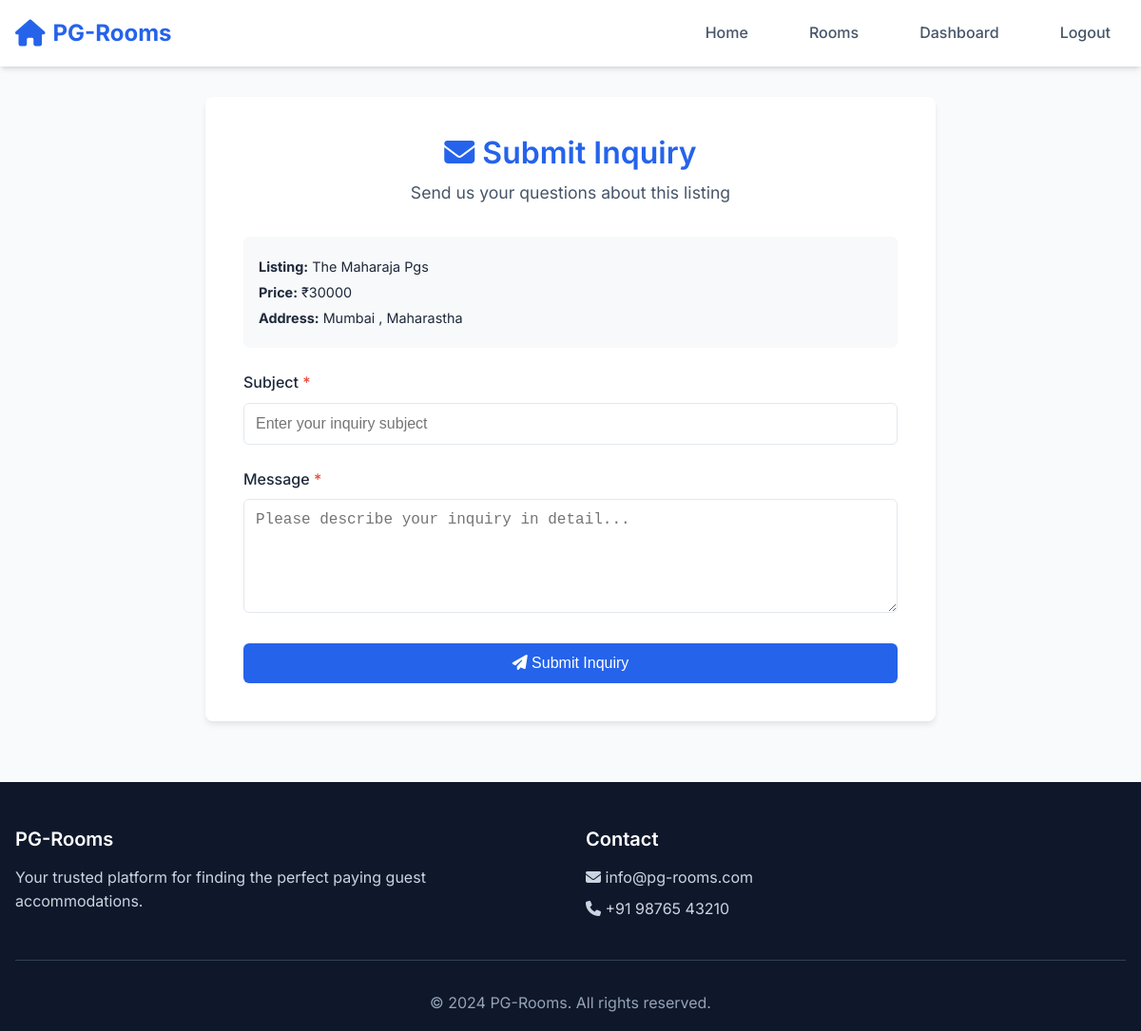
The page /pages/inquire.php?lid=15&title=The+Maharaja+Pgs&price=30000 (signed in) on the database its author committed.
### tables this page shows
CREATE TABLE `listing` (
  `lid` int(11) NOT NULL,
  `title` varchar(100) NOT NULL,
  `price` decimal(20,0) NOT NULL,
  `ladd` varchar(50) NOT NULL,
  `stype` varchar(20) NOT NULL,
  `wifi` varchar(40) NOT NULL,
  `ac` varchar(20) NOT NULL,
  `food` varchar(20) NOT NULL,
  `parking` varchar(20) NOT NULL,
  `gym` varchar(20) NOT NULL,
  `securitry` varchar(20) NOT NULL,
  `limage` varchar(255) NOT NULL,
  `ldesc` varchar(255) NOT NULL,
  `aid` int(10) NOT NULL
);

### pages/inquire.php (the view, shortened to what this page needs)
<?php
require_once '../database/dbcon.php';
$listing_id = isset($_GET['lid']) ? intval($_GET['lid']) : 0;
$listing_sql = "SELECT lid, title, price, ladd, aid FROM listing WHERE lid = $listing_id";
$listing_result = mysqli_query($conn, $listing_sql);
$listing = mysqli_fetch_assoc($listing_result);
?>
<!DOCTYPE html>
<html lang="en">
<head>
    <link rel="stylesheet" href="../assets/css/main.css">
    <link rel="stylesheet" href="../assets/css/responsive.css">
    <link rel="stylesheet" href="https://cdnjs.cloudflare.com/ajax/libs/font-awesome/6.4.0/css/all.min.css">
</head>
<body>
    <nav class="navbar">
        <div class="container">
            <div class="navbar-container">
                <a href="../index.php" class="navbar-brand">
                    <i class="fas fa-home"></i>
                    <span>PG-Rooms</span>
                </a>
                <ul class="navbar-nav">
                    <li><a href="../index.php" class="nav-link">Home</a></li>
                    <li><a href="Listing.php" class="nav-link">Rooms</a></li>
                    <li><a href="dashboard.php" class="nav-link">Dashboard</a></li>
                    <li><a href="logout.php" class="nav-link">Logout</a></li>
                </ul>
            </div>
        </div>
    </nav>
    <div class="inquiry-container">
        <div class="inquiry-form">
            <div class="form-header">
                <h2><i class="fas fa-envelope"></i> Submit Inquiry</h2>
                <p>Send us your questions about this listing</p>
            </div>
            <div class="user-info-display">
                <p><strong>Listing:</strong> <?php echo htmlspecialchars($listing['title']); ?></p>
                <p><strong>Price:</strong> ₹<?php echo htmlspecialchars($listing['price']); ?></p>
                <p><strong>Address:</strong> <?php echo htmlspecialchars($listing['ladd']); ?></p>
            </div>
            <form method="POST" action="inquire.php?lid=<?php echo $listing_id; ?>">
                <div class="form-group">
                    <label for="subject">Subject <span class="required">*</span></label>
                    <input type="text" id="subject" name="subject" required
                           placeholder="Enter your inquiry subject"
                           value="<?php echo isset($_POST['subject']) ? htmlspecialchars($_POST['subject']) : ''; ?>">
                </div>
                <div class="form-group">
                    <label for="message">Message <span class="required">*</span></label>
                    <textarea id="message" name="message" required
                              placeholder="Please describe your inquiry in detail..."><?php echo isset($_POST['message']) ? htmlspecialchars($_POST['message']) : ''; ?></textarea>
                </div>
                <button type="submit" name="submit_inquiry" class="btn-submit">
                    <i class="fas fa-paper-plane"></i> Submit Inquiry
                </button>
            </form>
        </div>
    </div>
    <footer class="footer">
        <div class="container">
            <div class="footer-content">
                <div class="footer-section">
                    <h5>PG-Rooms</h5>
                    <p>Your trusted platform for finding the perfect paying guest accommodations.</p>
                </div>
                <div class="footer-section">
                    <h5>Contact</h5>
                    <p><i class="fas fa-envelope"></i> info@pg-rooms.com</p>
                    <p><i class="fas fa-phone"></i> +91 98765 43210</p>
                </div>
            </div>
            <div class="footer-bottom">
                <p>&copy; 2024 PG-Rooms. All rights reserved.</p>
            </div>
        </div>
    </footer>
</body>
</html>

### assets/css/main.css (style rules this page uses)
:root { --primary-color: #2563eb; --secondary-color: #64748b; --accent-color: #f59e0b; --success-color: #10b981; --danger-color: #ef4444; --warning-color: #f59e0b; --info-color: #3b82f6; --text-primary: #1e293b; --text-secondary: #475569; --text-muted: #94a3b8; --bg-primary: #ffffff; --bg-secondary: #f8fafc; --bg-dark: #0f172a; --border-color: #e2e8f0; --shadow-sm: 0 1px 2px 0 rgb(0 0 0 / 0.05); --shadow-md: 0 4px 6px -1px rgb(0 0 0 / 0.1), 0 2px 4px -2px rgb(0 0 0 / 0.1); --shadow-lg: 0 10px 15px -3px rgb(0 0 0 / 0.1), 0 4px 6px -4px rgb(0 0 0 / 0.1); --border-radius: 0.375rem; --border-radius-lg: 0.5rem; --font-family: 'Inter', -apple-system, BlinkMacSystemFont, 'Segoe UI', Roboto, sans-serif; }
* { margin: 0; padding: 0; box-sizing: border-box; }
body { font-family: var(--font-family); line-height: 1.6; color: var(--text-primary); background-color: var(--bg-secondary); }
a { text-decoration: none; color: inherit; }
ul { list-style: none; }
h1, h2, h3, h4, h5, h6 { font-weight: 600; line-height: 1.2; margin-bottom: 0.5rem; }
h2 { font-size: 2rem; }
h5 { font-size: 1.25rem; }
.container { max-width: 1200px; margin: 0 auto; padding: 0 1rem; }
.navbar { background: var(--bg-primary); box-shadow: var(--shadow-md); position: sticky; top: 0; z-index: 1000; }
.navbar-container { display: flex; align-items: center; justify-content: space-between; padding: 1rem 0; }
.navbar-brand { display: flex; align-items: center; font-size: 1.5rem; font-weight: 700; color: var(--primary-color); }
.navbar-brand i { margin-right: 0.5rem; font-size: 1.75rem; }
.navbar-nav { display: flex; align-items: center; gap: 2rem; }
.nav-link { color: var(--text-secondary); font-weight: 500; transition: color 0.3s ease; padding: 0.5rem 1rem; border-radius: var(--border-radius); }
.footer { background: var(--bg-dark); color: white; padding: 3rem 0 1rem; margin-top: 4rem; }
.footer-content { display: grid; grid-template-columns: repeat(auto-fit, minmax(250px, 1fr)); gap: 2rem; margin-bottom: 2rem; }
.footer-section h5 { margin-bottom: 1rem; }
.footer-section p { color: #cbd5e1; margin-bottom: 0.5rem; }
.footer-bottom { text-align: center; padding-top: 2rem; border-top: 1px solid #334155; color: #94a3b8; }

### pages/inquire.php (style rules this page uses)
.inquiry-container { max-width: 800px; margin: 2rem auto; padding: 0 1rem; }
.inquiry-form { background: white; border-radius: 0.5rem; box-shadow: 0 4px 6px -1px rgb(0 0 0 / 0.1); padding: 2.5rem; margin: 2rem 0; }
.form-header { text-align: center; margin-bottom: 2rem; }
.form-header h2 { color: var(--primary-color); margin-bottom: 0.5rem; }
.form-header p { color: var(--text-secondary); font-size: 1.1rem; }
.form-group { margin-bottom: 1.5rem; }
.form-group label { display: block; margin-bottom: 0.5rem; font-weight: 500; color: var(--text-color); }
.form-group input, .form-group select, .form-group textarea { width: 100%; padding: 0.75rem; border: 1px solid var(--border-color); border-radius: 0.375rem; font-size: 1rem; transition: border-color 0.3s; }
.form-group textarea { resize: vertical; min-height: 120px; }
.btn-submit { background: var(--primary-color); color: white; padding: 0.75rem 2rem; border: none; border-radius: 0.375rem; cursor: pointer; font-size: 1rem; font-weight: 500; width: 100%; transition: background 0.3s; }
.user-info-display { background: #f8f9fa; padding: 1rem; border-radius: 0.375rem; margin-bottom: 1.5rem; }
.user-info-display p { margin: 0.25rem 0; font-size: 0.9rem; }
.required { color: #e74c3c; }

### rows shown on the page
listing: title "The Maharaja Pgs", price "30000", ladd "Mumbai , Maharastha"
